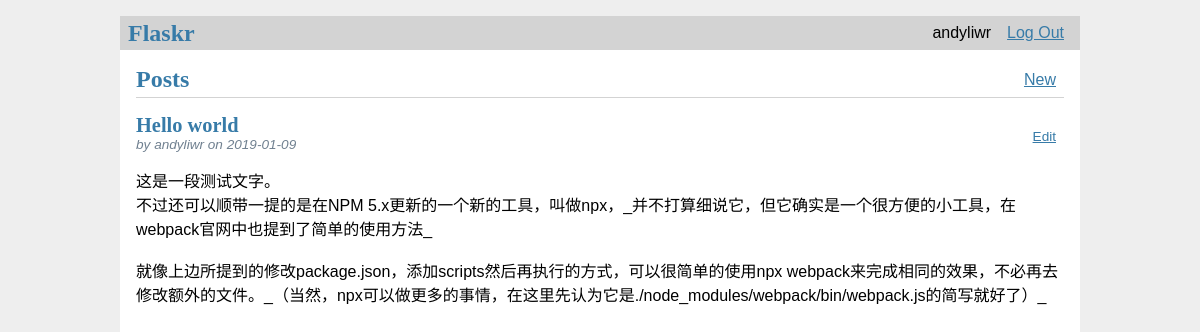
Screenshot of / (signed in) with the database file from the repository.
### tables this page shows
CREATE TABLE user (
  id INTEGER PRIMARY KEY AUTOINCREMENT,
  username TEXT UNIQUE NOT NULL,
  password TEXT NOT NULL
);

CREATE TABLE post (
  id INTEGER PRIMARY KEY AUTOINCREMENT,
  author_id INTEGER NOT NULL,
  created TIMESTAMP NOT NULL DEFAULT CURRENT_TIMESTAMP,
  title TEXT NOT NULL,
  body TEXT NOT NULL,
  FOREIGN KEY (author_id) REFERENCES user (id)
);

### flaskr/blog.py (the view)
@bp.route('/')
def index():
    db = get_db()
    posts = db.execute(
        'SELECT p.id, title, body, created, author_id, username'
        ' FROM post p JOIN user u ON p.author_id = u.id'
        ' ORDER BY created DESC'
    ).fetchall()
    return render_template('blog/index.html', posts=posts)

### flaskr/auth.py (called while the page is built)
@bp.before_app_request
def load_logined_in_user():
    user_id = session.get('user_id')
    if user_id is None:
        g.user = None
    else:
        g.user = get_db().execute('SELECT * FROM user WHERE id = ?',
                                  (user_id, )).fetchone()

### flaskr/db.py (called while the page is built)
def get_db():
    if 'db' not in g:
        g.db = sqlite3.connect(
            current_app.config['DATABASE'],
            detect_types=sqlite3.PARSE_DECLTYPES)
        g.db.row_factory = sqlite3.Row
    return g.db

### flaskr/templates/blog/index.html (shortened to what this page needs)
{% extends 'base.html' %} {% block header %}
<h1>{% block title %}Posts{% endblock %}</h1>
{% if g.user %} <a class="action" href="{{ url_for('blog.create') }}">New</a> {% endif %} {% endblock %} {% block content %} {% for post in posts %}
<article class="post">
  <header>
    <div>
      <h1>{{ post['title'] }}</h1>
      <div class="about">by {{ post['username'] }} on {{ post['created'].strftime('%Y-%m-%d') }}</div>
    </div>
    {% if g.user['id'] == post['author_id'] %} <a class="action" href="{{ url_for('blog.update', id=post['id']) }}">Edit</a> {% endif %}
  </header>
  <p class="body">{{ post['body'] }}</p>
</article>
 {% endfor %} {% endblock %}

### flaskr/templates/base.html (shortened to what this page needs)
<!DOCTYPE html>
<html>
  <head>
    <link rel="stylesheet" href="{{ url_for('static', filename='style.css') }}" />
  </head>
  <body>
    <nav>
      <h1>Flaskr</h1>
      <ul>
        {% if g.user %}
          <li>
            <span>{{ g.user['username'] }}</span>
          </li>
          <li><a href="{{ url_for('auth.logout') }}">Log Out</a></li>
        {% else %}
          <li><a href="{{ url_for('auth.register') }}">Register</a></li>
          <li><a href="{{ url_for('auth.login') }}">Log In</a></li>
        {% endif %}
      </ul>
    </nav>
    <section class="content">
      <header>
        {% block header %}
        {% endblock %}
      </header>
      {% block content %}
      {% endblock %}
    </section>
  </body>
</html>

### flaskr/static/style.css (style rules this page uses)
html { font-family: sans-serif; background: #eee; padding: 1rem; }
body { max-width: 960px; margin: 0 auto; background: white; }
h1 { font-family: serif; color: #377ba8; margin: 1rem 0; }
a { color: #377ba8; }
nav { background: lightgray; display: flex; align-items: center; padding: 0 0.5rem; }
nav h1 { flex: auto; margin: 0; }
nav ul { display: flex; list-style: none; margin: 0; padding: 0; }
nav ul li a, nav ul li span, header .action { display: block; padding: 0.5rem; }
.content { padding: 0 1rem 1rem; }
.content > header { border-bottom: 1px solid lightgray; display: flex; align-items: flex-end; }
.content > header h1 { flex: auto; margin: 1rem 0 0.25rem 0; }
.post > header { display: flex; align-items: flex-end; font-size: 0.85em; }
.post > header > div:first-of-type { flex: auto; }
.post > header h1 { font-size: 1.5em; margin-bottom: 0; }
.post .about { color: slategray; font-style: italic; }
.post .body { white-space: pre-line; }
.content:last-child { margin-bottom: 0; }

### rows the page displays
user: user.username "andyliwr"
post: title "Hello world", username "andyliwr", created "2019-01-09", body "这是一段测试文字。 不过还可以顺带一提的是在NPM 5.x更新的一个新的工具，叫做npx，_并不打算细说它，但它确实是一个很方便的小工具，在webpack官网中也提到了简单的使用方法_ 就像上边所提到的修改package.json，添加scripts然后再执行的方式，可以很简单的使用npx webpack来完成相同的效果，不必再去修改额外的文件。_（当然，npx可以做更多的事情，在这里先认为它是./node_modules/webpack/bin/webpack.js的简写就好了）_"
